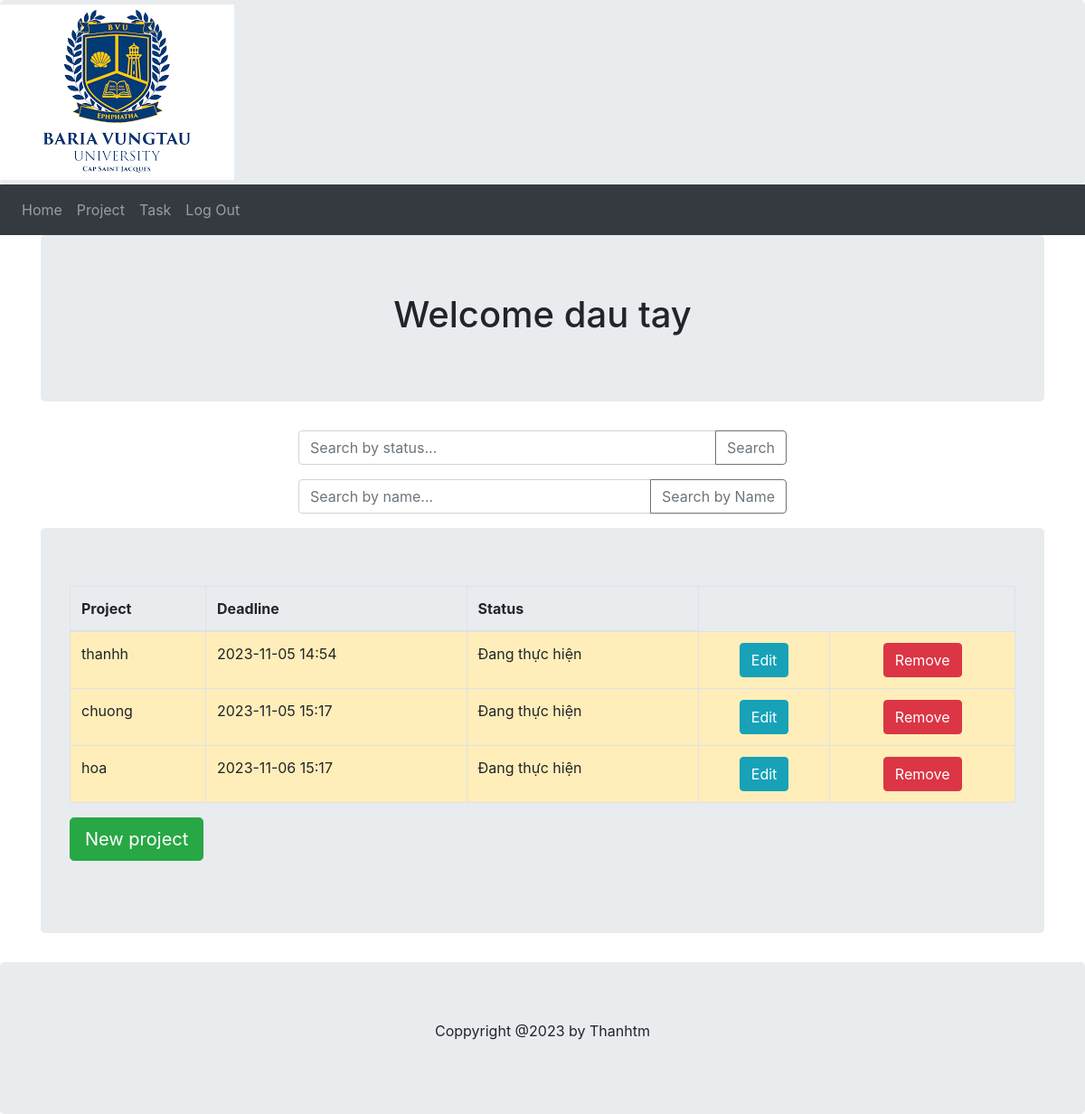
The app's page /userProject (signed in), older data.
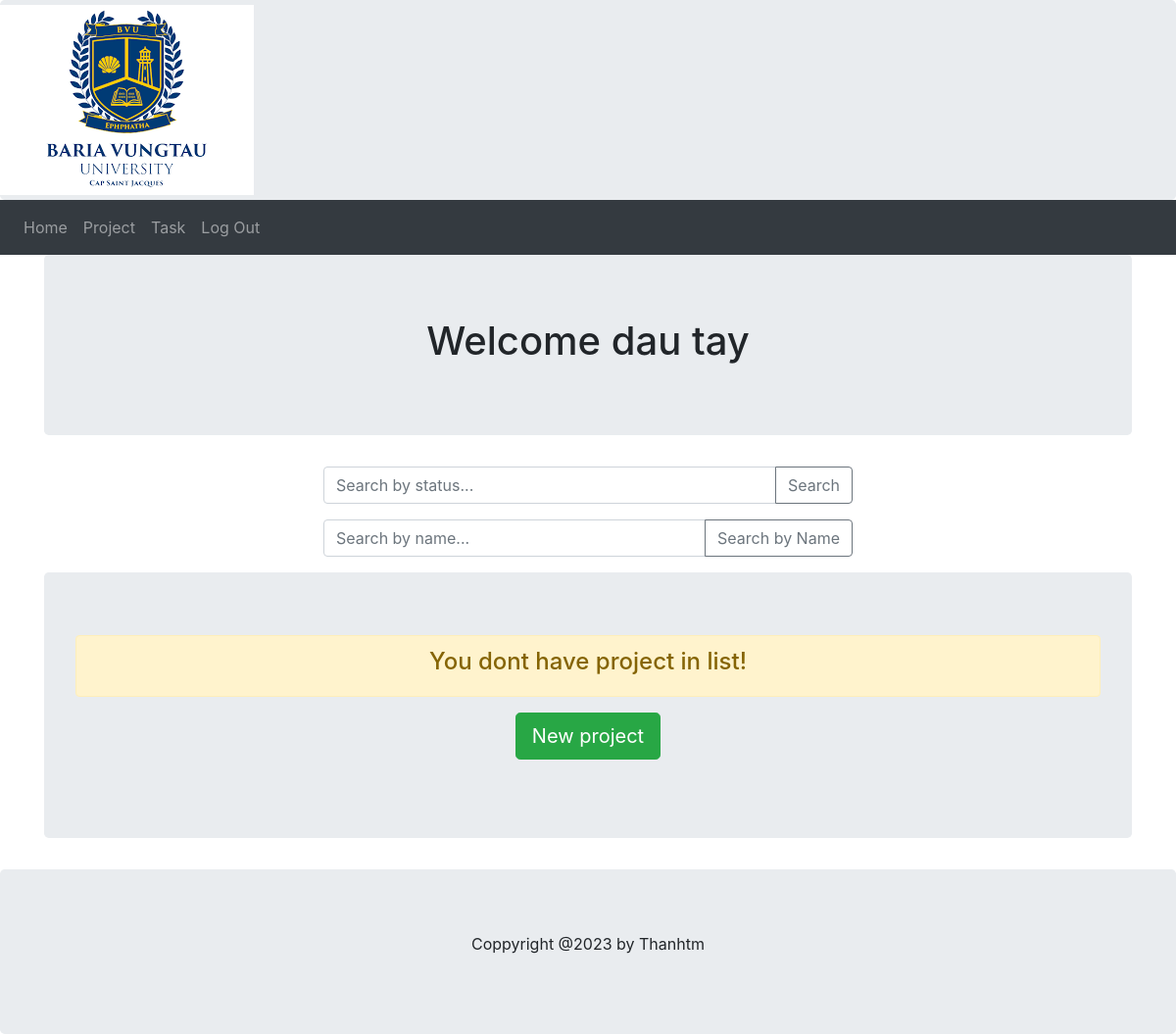
The same page, newer data.
### models.py (models this page shows, shortened)
class Project(db.Model):
    project_id = db.Column(db.Integer, Sequence('project_id_seq'), primary_key=True)
    name = db.Column(db.String(255), nullable=False)
    description = db.Column(db.String(255), nullable=False)
    deadline = db.Column(db.DateTime, nullable=False)
    tasks = db.relationship('Task', back_populates='project', cascade='all, delete-orphan')
    user_id = db.Column(db.Integer, ForeignKey('user.user_id', name='fk_project_user'))
    user = db.relationship('User', back_populates='projects')
    status_id = db.Column(db.Integer, ForeignKey('status.status_id', name='fk_project_status'))
    status = db.relationship('Status', back_populates='projects')
    def getStatusClass(self):
        if (self.status_id == 1):
            return "table-danger"
        elif (self.status_id == 2):
            return "table-warning"
        elif (self.status_id == 3):
            return "table-info"
        else:
            return "table-primary"

class Status(db.Model):
    status_id = db.Column(db.Integer, Sequence('status_id_seq'), primary_key=True)
    description = db.Column(db.String(255), nullable=False)
    projects = db.relationship('Project', back_populates='status')
    tasks = db.relationship('Task', back_populates='status')
    def __repr__(self):
        return '{}'.format(self.description)

### main.py (the view)
@app.route('/userProject', methods=['GET', 'POST'])
def userProject():
    _user_id = session.get('user')
    if _user_id:
        user = db.session.query(models.User).filter_by(user_id=_user_id).first()
        return render_template('userproject.html', user = user)
    else:
        return redirect('/')

### templates/userproject.html (shortened to what this page needs)
{% extends "userbase.html" %}
{% block content %}
    <div class="container">
        <div class="jumbotron text-center">
            <h1>Welcome {{ user.first_name }} {{ user.last_name }}</h1>
        </div>
        <div class="row justify-content-center">
            <div class="col-md-6">
                <form action="/searchProject" method="post">
                    <div class="input-group mb-3">
                        <input type="text" class="form-control" placeholder="Search by status..." name="search_query" aria-describedby="button-addon2">
                        <div class="input-group-append">
                            <button class="btn btn-outline-secondary" type="submit" id="button-addon2">Search</button>
                        </div>
                    </div>
                </form>
            </div>
        </div>
        <div class="row justify-content-center">
            <div class="col-md-6">
                <form action="/searchByNameProject" method="post">
                    <div class="input-group mb-3">
                        <input type="text" class="form-control" placeholder="Search by name..." name="search_name_query" aria-describedby="button-addon3">
                        <div class="input-group-append">
                            <button class="btn btn-outline-secondary" type="submit" id="button-addon3">Search by Name</button>
                        </div>
                    </div>
                </form>
            </div>
        </div>
        {% if user.projects %}
        <div class="jumbotron">
            <table class="table table-striped table-bordered table-hover">
                <thead>
                    <tr>
                        <th>Project</th>
                        <th>Deadline</th>
                        <th>Status</th>
                    </tr>
                </thead>
                <tbody>
                    {% for project in user.projects %}
                        <tr class="{{ project.getStatusClass() }}">
                            <td>{{ project.name }}</td>
                            <td>{{ project.deadline.strftime('%Y-%m-%d %H:%M') }}</td>
                            <td>{{ project.status }}</td>
                            <td class="text-center">
                                <form action="/editProject" method="post">
                                    <button type="submit" class="btn btn-info">Edit</button>
                                </form>
                            </td>
                            <td class="text-center">
                                <form action="/deleteProject" method="post">
                                    <button type="submit" class="btn btn-danger">Remove</button>
                                </form>
                            </td>
                        </tr>
                    {% endfor %}
                </tbody>
            </table>
            <p><a class="btn btn-lg btn-success" href="/newProject">New project</a></p>
        </div>
        {% else %}
        <div class="jumbotron text-center">
            <div class="alert alert-warning text-center">
                <h4>You dont have project in list!</h4>
            </div>
            <p><a class="btn btn-lg btn-success" href="/newProject">New project</a></p>
        </div>
        {% endif %}
    </div>
{% endblock %}

Row changes from the older to the newer data that the page shows:
removed Project: name "thanhh", deadline "2023-11-05 14:54", status "Đang thực hiện"
removed Project: name "chuong", deadline "2023-11-05 15:17", status "Đang thực hiện"
removed Project: name "hoa", deadline "2023-11-06 15:17", status "Đang thực hiện"
Text that changed along with them:
text no longer shown: "Project Deadline Status"
text now shown: "You dont have project in list!"
